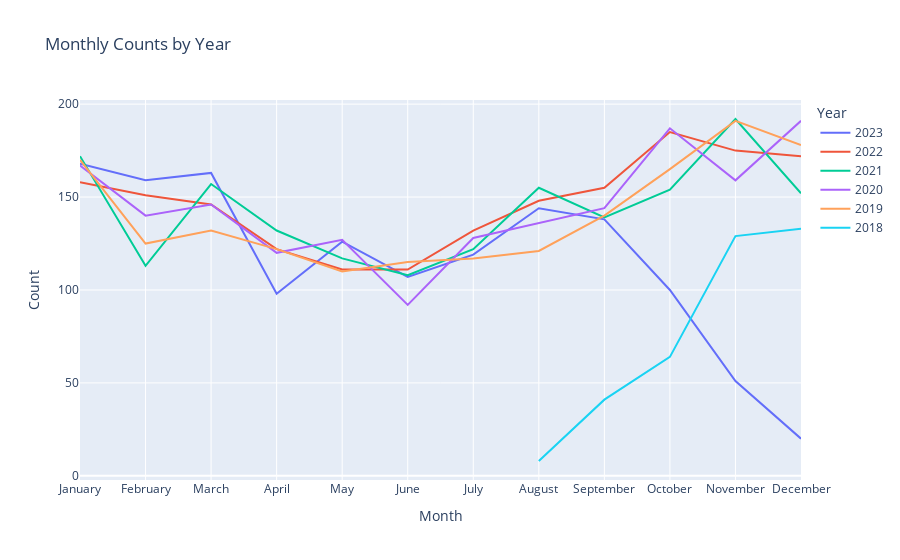

Notebook code for this chart:
### Markdown cell above
**Data Visualization**

### Code cell
count_data = df.groupby(['Month', 'Year']).size().reset_index(name='Count')
days =  ["January", "February", "March", "April", "May", "June", "July", "August", "September", "October", "November", "December"]
count_data['Month'] = pd.Categorical(count_data['Month'], categories=days, ordered=True)
count_data.sort_values(by='Month',inplace=True)
fig=px.line(count_data, x='Month', y='Count', color='Year', title='Monthly Counts by Year')
fig.show()
fig.write_html("Monthly_Counts_by_Year.html")

### Figure 1 — Plotly figure (JSON) as saved in the notebook; plotly's stock layout.template omitted (floating-point values rounded to 4 significant figures)
{"data": [{"hovertemplate": "Year=2023<br>Month=%{x}<br>Count=%{y}<extra></extra>", "legendgroup": "2023", "line": {"color": "#636efa", "dash": "solid"}, "marker": {"symbol": "circle"}, "mode": "lines", "name": "2023", "orientation": "v", "showlegend": true, "type": "scatter", "x": ["January", "February", "March", "April", "May", "June", "July", "August", "September", "October", "November", "December"], "xaxis": "x", "y": [168, 159, 163, 98, 126, 107, 119, 144, 138, 100, 51, 20], "yaxis": "y"}, {"hovertemplate": "Year=2022<br>Month=%{x}<br>Count=%{y}<extra></extra>", "legendgroup": "2022", "line": {"color": "#EF553B", "dash": "solid"}, "marker": {"symbol": "circle"}, "mode": "lines", "name": "2022", "orientation": "v", "showlegend": true, "type": "scatter", "x": ["January", "February", "March", "April", "May", "June", "July", "August", "September", "October", "November", "December"], "xaxis": "x", "y": [158, 151, 146, 122, 111, 111, 132, 148, 155, 185, 175, 172], "yaxis": "y"}, {"hovertemplate": "Year=2021<br>Month=%{x}<br>Count=%{y}<extra></extra>", "legendgroup": "2021", "line": {"color": "#00cc96", "dash": "solid"}, "marker": {"symbol": "circle"}, "mode": "lines", "name": "2021", "orientation": "v", "showlegend": true, "type": "scatter", "x": ["January", "February", "March", "April", "May", "June", "July", "August", "September", "October", "November", "December"], "xaxis": "x", "y": [172, 113, 157, 132, 117, 108, 122, 155, 139, 154, 192, 152], "yaxis": "y"}, {"hovertemplate": "Year=2020<br>Month=%{x}<br>Count=%{y}<extra></extra>", "legendgroup": "2020", "line": {"color": "#ab63fa", "dash": "solid"}, "marker": {"symbol": "circle"}, "mode": "lines", "name": "2020", "orientation": "v", "showlegend": true, "type": "scatter", "x": ["January", "February", "March", "April", "May", "June", "July", "August", "September", "October", "November", "December"], "xaxis": "x", "y": [167, 140, 146, 120, 127, 92, 128, 136, 144, 187, 159, 191], "yaxis": "y"}, {"hovertemplate": "Year=2019<br>Month=%{x}<br>Count=%{y}<extra></extra>", "legendgroup": "2019", "line": {"color": "#FFA15A", "dash": "solid"}, "marker": {"symbol": "circle"}, "mode": "lines", "name": "2019", "orientation": "v", "showlegend": true, "type": "scatter", "x": ["January", "February", "March", "April", "May", "June", "July", "August", "September", "October", "November", "December"], "xaxis": "x", "y": [170, 125, 132, 122, 110, 115, 117, 121, 140, 165, 191, 178], "yaxis": "y"}, {"hovertemplate": "Year=2018<br>Month=%{x}<br>Count=%{y}<extra></extra>", "legendgroup": "2018", "line": {"color": "#19d3f3", "dash": "solid"}, "marker": {"symbol": "circle"}, "mode": "lines", "name": "2018", "orientation": "v", "showlegend": true, "type": "scatter", "x": ["August", "September", "October", "November", "December"], "xaxis": "x", "y": [8, 41, 64, 129, 133], "yaxis": "y"}], "layout": {"autosize": true, "legend": {"title": {"text": "Year"}, "tracegroupgap": 0}, "title": {"text": "Monthly Counts by Year"}, "xaxis": {"anchor": "y", "autorange": true, "domain": [0, 1], "range": [0, 11], "title": {"text": "Month"}, "type": "category"}, "yaxis": {"anchor": "x", "autorange": true, "domain": [0, 1], "range": [-2.222, 202.2], "title": {"text": "Count"}, "type": "linear"}}}
